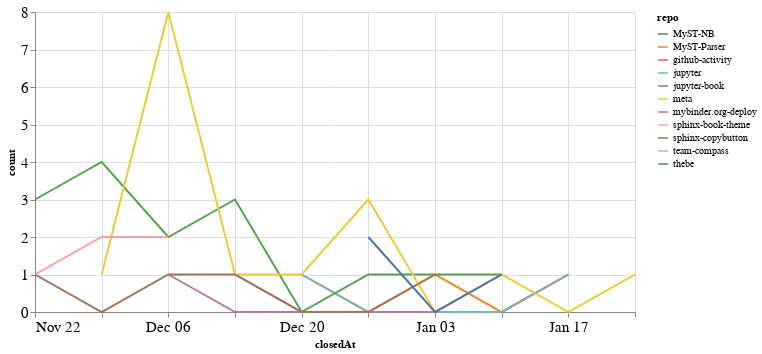

The notebook cell this image was saved under:
### Code cell
closed_by_time = closed_by.groupby('repo').resample('W', on='closedAt').count()['author'].reset_index()
closed_by_time = closed_by_time.rename(columns={'author': 'count'})

alt.Chart(closed_by_time, width=600).mark_line().encode(
    x='closedAt',
    y='count',
    color='repo',
    tooltip="repo"
)

### Figure 1 — Vega-Lite specification as saved in the notebook (floating-point values rounded to 4 significant figures)
{"config": {"axisLeft": {"labelFontSize": 15}, "axisBottom": {"labelFontSize": 15}}, "data": {"name": "data-7d9458be2f06ac6ad55163e82292c3ac"}, "mark": "line", "encoding": {"color": {"type": "nominal", "field": "repo"}, "tooltip": {"type": "nominal", "field": "repo"}, "x": {"type": "temporal", "field": "closedAt"}, "y": {"type": "quantitative", "field": "count"}}, "width": 600, "$schema": "https://vega.github.io/schema/vega-lite/v4.8.1.json", "datasets": {"data-7d9458be2f06ac6ad55163e82292c3ac": [{"repo": "MyST-NB", "closedAt": "2020-11-22T00:00:00", "count": 3}, {"repo": "MyST-Parser", "closedAt": "2020-12-20T00:00:00", "count": 1}, {"repo": "MyST-Parser", "closedAt": "2020-12-27T00:00:00", "count": 0}, {"repo": "MyST-Parser", "closedAt": "2021-01-03T00:00:00", "count": 1}, {"repo": "MyST-Parser", "closedAt": "2021-01-10T00:00:00", "count": 0}, {"repo": "MyST-Parser", "closedAt": "2021-01-17T00:00:00", "count": 1}, {"repo": "github-activity", "closedAt": "2020-12-13T00:00:00", "count": 1}, {"repo": "github-activity", "closedAt": "2020-12-20T00:00:00", "count": 0}, {"repo": "github-activity", "closedAt": "2020-12-27T00:00:00", "count": 0}, {"repo": "github-activity", "closedAt": "2021-01-03T00:00:00", "count": 0}, {"repo": "github-activity", "closedAt": "2021-01-10T00:00:00", "count": 0}, {"repo": "github-activity", "closedAt": "2021-01-17T00:00:00", "count": 1}, {"repo": "jupyter", "closedAt": "2020-12-20T00:00:00", "count": 1}, {"repo": "jupyter", "closedAt": "2020-12-27T00:00:00", "count": 0}, {"repo": "jupyter", "closedAt": "2021-01-03T00:00:00", "count": 0}, {"repo": "jupyter", "closedAt": "2021-01-10T00:00:00", "count": 0}, {"repo": "jupyter", "closedAt": "2021-01-17T00:00:00", "count": 1}, {"repo": "jupyter-book", "closedAt": "2020-11-22T00:00:00", "count": 3}, {"repo": "jupyter-book", "closedAt": "2020-11-29T00:00:00", "count": 4}, {"repo": "jupyter-book", "closedAt": "2020-12-06T00:00:00", "count": 2}, {"repo": "jupyter-book", "closedAt": "2020-12-13T00:00:00", "count": 3}, {"repo": "jupyter-book", "closedAt": "2020-12-20T00:00:00", "count": 0}, {"repo": "jupyter-book", "closedAt": "2020-12-27T00:00:00", "count": 1}, {"repo": "jupyter-book", "closedAt": "2021-01-03T00:00:00", "count": 1}, {"repo": "jupyter-book", "closedAt": "2021-01-10T00:00:00", "count": 1}, {"repo": "meta", "closedAt": "2020-11-29T00:00:00", "count": 1}, {"repo": "meta", "closedAt": "2020-12-06T00:00:00", "count": 8}, {"repo": "meta", "closedAt": "2020-12-13T00:00:00", "count": 1}, {"repo": "meta", "closedAt": "2020-12-20T00:00:00", "count": 1}, {"repo": "meta", "closedAt": "2020-12-27T00:00:00", "count": 3}, {"repo": "meta", "closedAt": "2021-01-03T00:00:00", "count": 0}, {"repo": "meta", "closedAt": "2021-01-10T00:00:00", "count": 1}, {"repo": "meta", "closedAt": "2021-01-17T00:00:00", "count": 0}, {"repo": "meta", "closedAt": "2021-01-24T00:00:00", "count": 1}, {"repo": "mybinder.org-deploy", "closedAt": "2020-12-06T00:00:00", "count": 1}, {"repo": "mybinder.org-deploy", "closedAt": "2020-12-13T00:00:00", "count": 0}, {"repo": "mybinder.org-deploy", "closedAt": "2020-12-20T00:00:00", "count": 0}, {"repo": "mybinder.org-deploy", "closedAt": "2020-12-27T00:00:00", "count": 0}, {"repo": "mybinder.org-deploy", "closedAt": "2021-01-03T00:00:00", "count": 0}, {"repo": "mybinder.org-deploy", "closedAt": "2021-01-10T00:00:00", "count": 1}, {"repo": "sphinx-book-theme", "closedAt": "2020-11-22T00:00:00", "count": 1}, {"repo": "sphinx-book-theme", "closedAt": "2020-11-29T00:00:00", "count": 2}, {"repo": "sphinx-book-theme", "closedAt": "2020-12-06T00:00:00", "count": 2}, {"repo": "sphinx-copybutton", "closedAt": "2020-11-22T00:00:00", "count": 1}, {"repo": "sphinx-copybutton", "closedAt": "2020-11-29T00:00:00", "count": 0}, {"repo": "sphinx-copybutton", "closedAt": "2020-12-06T00:00:00", "count": 1}, {"repo": "sphinx-copybutton", "closedAt": "2020-12-13T00:00:00", "count": 1}, {"repo": "sphinx-copybutton", "closedAt": "2020-12-20T00:00:00", "count": 0}, {"repo": "sphinx-copybutton", "closedAt": "2020-12-27T00:00:00", "count": 0}, {"repo": "sphinx-copybutton", "closedAt": "2021-01-03T00:00:00", "count": 1}, {"repo": "team-compass", "closedAt": "2020-12-20T00:00:00", "count": 1}, {"repo": "thebe", "closedAt": "2020-12-27T00:00:00", "count": 2}, {"repo": "thebe", "closedAt": "2021-01-03T00:00:00", "count": 0}, {"repo": "thebe", "closedAt": "2021-01-10T00:00:00", "count": 1}]}}
